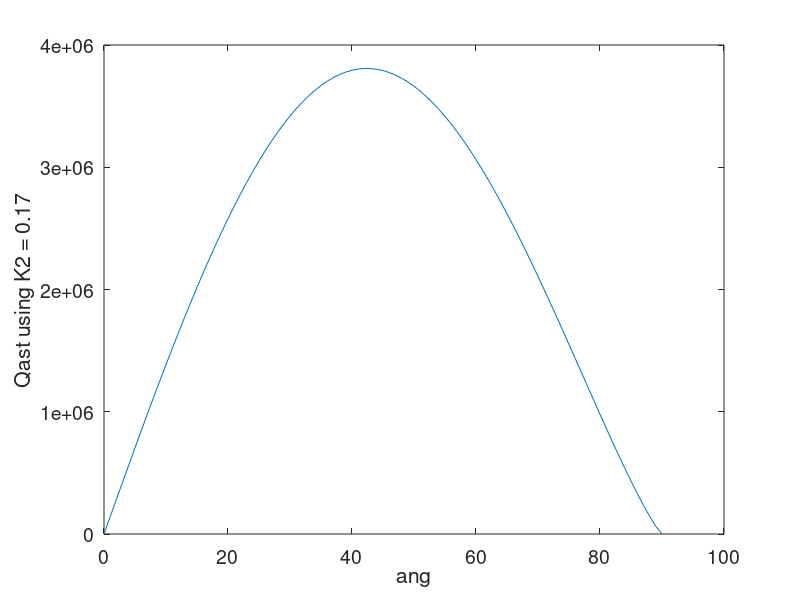
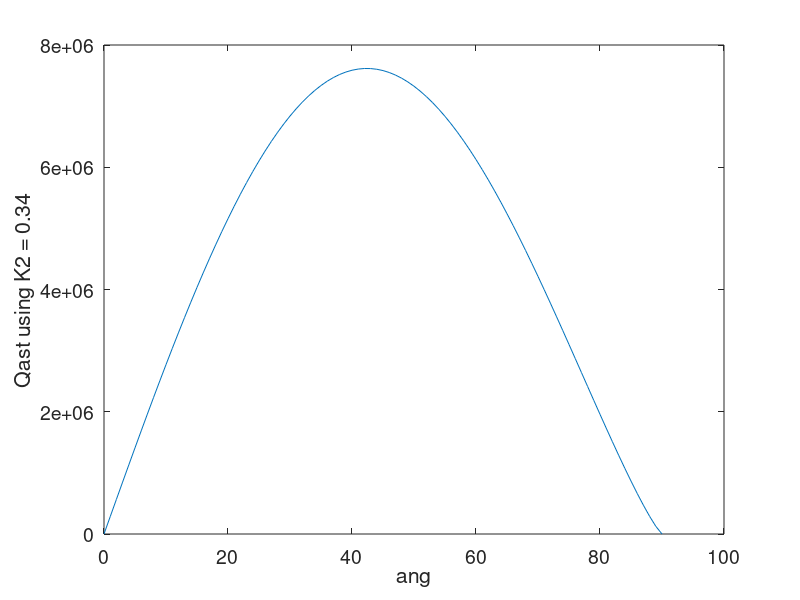

Source code (MATLAB) for these figures, in order:
% Froude number is a comparison of velocities. Speed of the fluid vs speed of the wave.
gamma = 0.73:0.01:1.03;
K1 = 0.39;
astfac = 0.1:0.01:1;
T = 8;
H = 1;
E = T.^(1/5)*H.^(12/5);
ang = deg2rad(0:90);
g = 9.8;

K2_LTA = 0.34/2;
K2_AA1 = ((sqrt(g.*gamma)./(2*pi)).^(1/5))*K1;
K2 = 0.34;

for p = 1:length(ang)
    QsAST_LTA(p) = K2_LTA.*E.*((cos(ang(p))).^(6/5)).*(sin(ang(p)))*365*60*60*24;
end

figure()
plot(rad2deg(ang),QsAST_LTA)
% h = colorbar;
% ylabel(h, 'QsAST_LTA')
xlabel('ang')
ylabel('Qast using K2 = 0.17')
set(gca,'FontSize',14)
set(gca,'YDir','normal')

for p = 1:length(ang)
    QsAST_AA1(p) = K2.*E.*((cos(ang(p))).^(6/5)).*(sin(ang(p)))*365*60*60*24;
end

figure()
plot(rad2deg(ang),QsAST_AA1)
% h = colorbar;
% ylabel(h, 'QsAST_LTA')
xlabel('ang')
ylabel('Qast using K2 = 0.34')
set(gca,'FontSize',14)
set(gca,'YDir','normal')

% 0.34 is 2x bigger than it is supposed to be
% K2 is supposed to be 0.34/2